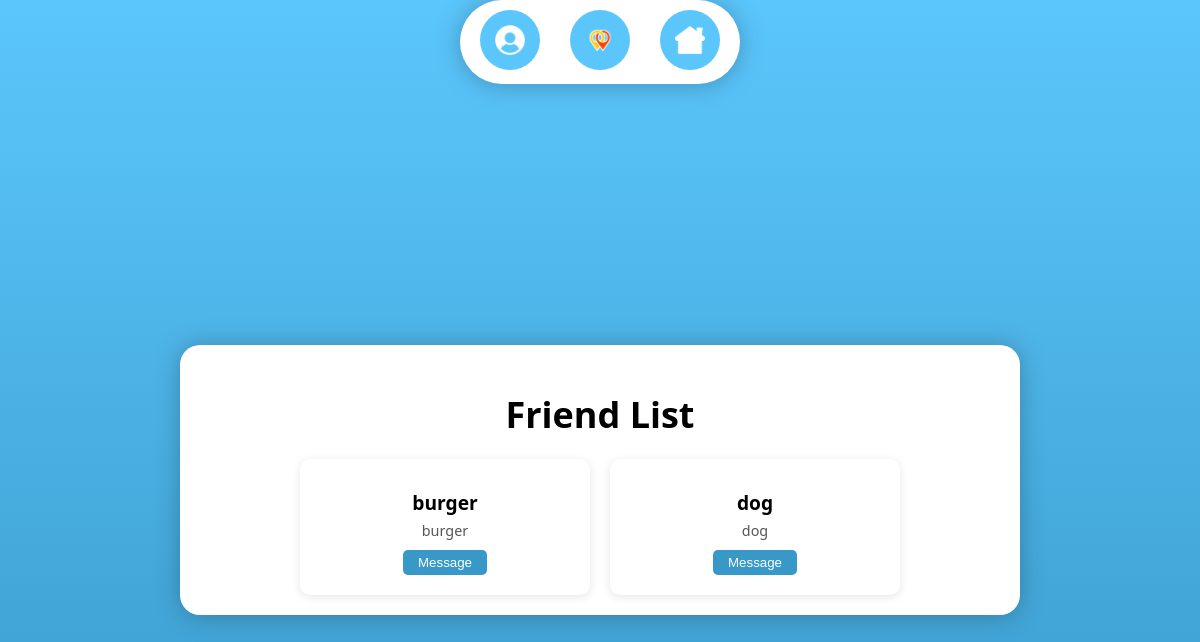
Page /friends_list/ (signed in) on the committed database.
### meetups/models.py (models this page shows, shortened)
class Profile(models.Model):
    user = models.OneToOneField(User, on_delete=models.CASCADE)
    follows = models.ManyToManyField(
        "self",
        related_name="followed_by",
        symmetrical=False,
        blank=True
    )
    qr_code_id = models.UUIDField(default=uuid.uuid4, unique=True, editable=False)

class User(AbstractUser):
    email = models.EmailField('Email', unique=True)
    USERNAME_FIELD = 'email'
    REQUIRED_FIELDS = []
    objects = UserManager()

### meetups/views.py (the view)
# urls.py: path('friends_list/', views.friends_list, name="friends_list"),
def friends_list(request):
    profile = request.user.profile
    following = profile.follows.all()
    return render(request, 'friends_list.html', {'following': following})

### meetups/templates/friends_list.html (shortened to what this page needs)
{% extends 'base.html' %}
{% load static %}
{% block content %}
<h1>Friend List</h1>
<div class="friends-list-container">
    {% for friend in following %}
        <div class="friend-card">
            <div class="friend-name">{{ friend.user.username }}</div>
            <div class="friend-email">{{ friend.user.email }}</div>
            <a href="{% url 'message_page' receiver_id=friend.id %}">
                <button>Message</button>
            </a>
        </div>
    {% empty %}
        <p>No friends yet. Start following someone!</p>
    {% endfor %}
</div>
{% endblock %}

### meetups/templates/base.html (style rules this page uses)
body { min-height: 100vh; margin: 0; padding-top: 80px; background: linear-gradient(to bottom, #5BC6FC, #3898C8); font-family: 'Segoe UI', Tahoma, Geneva, Verdana, sans-serif; font-size: large; display: flex; flex-direction: column; justify-content: space-between; align-items: center; }

### meetups/templates/friends_list.html (style rules this page uses)
.friends-list-container { display: flex; flex-wrap: wrap; gap: 20px; margin-top: 20px; justify-content: center; }
.friend-card { background-color: white; border-radius: 10px; width: 250px; padding: 20px; text-align: center; box-shadow: 0px 2px 10px rgba(0, 0, 0, 0.1); transition: transform 0.3s ease, box-shadow 0.3s ease; }
.friend-name { font-size: 1.2rem; font-weight: bold; margin-top: 10px; }
.friend-email { color: #555; margin-top: 5px; font-size: 0.9rem; }
.friend-card button { background-color: #3898C8; color: white; border: none; border-radius: 5px; padding: 5px 15px; margin-top: 10px; cursor: pointer; transition: background-color 0.3s ease; }
h1 { text-align: center; margin-bottom: 20px; }

### rows in the picture
Profile: user.username "burger", user.email "burger"
Profile: user.username "dog", user.email "dog"
